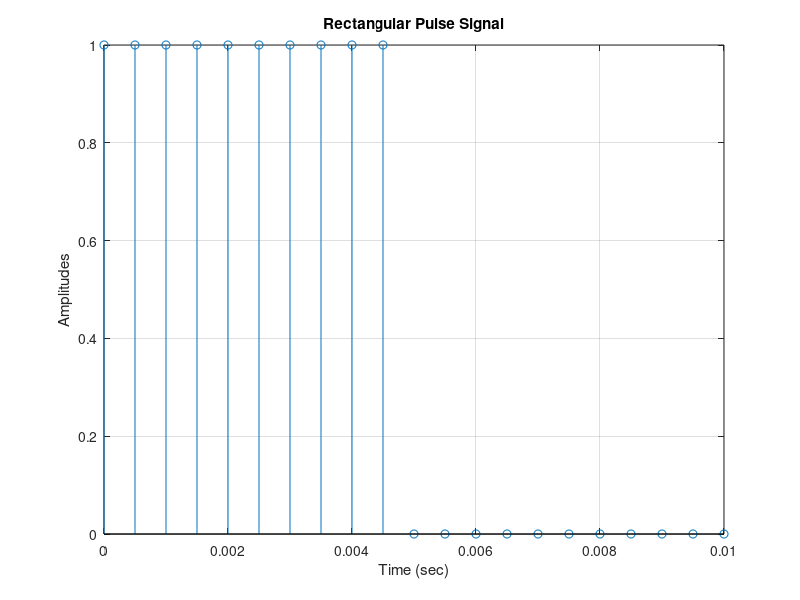
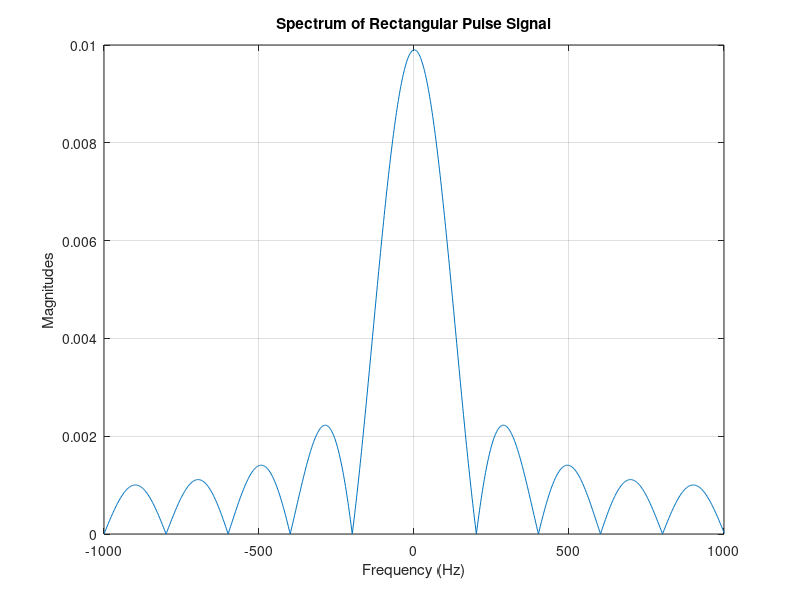

Write the MATLAB code that produced these figures, in order.
xn=[ones(1,10) zeros(1,1000)];
N=length(xn);
Fs=2000;
Ts=1/Fs;
t=0:Ts:(N-1)*Ts;
Xf=fftshift(fft(xn))/N;
f=linspace(-Fs/2,Fs/2,N);
figure;
stem(t,xn);
title('Rectangular Pulse Signal');
xlabel('Time (sec)');
ylabel('Amplitudes');
grid on
xlim([0, 0.01]);
figure;
plot(f,abs(Xf));
title('Spectrum of Rectangular Pulse Signal');
xlabel('Frequency (Hz)');
ylabel('Magnitudes');
grid on